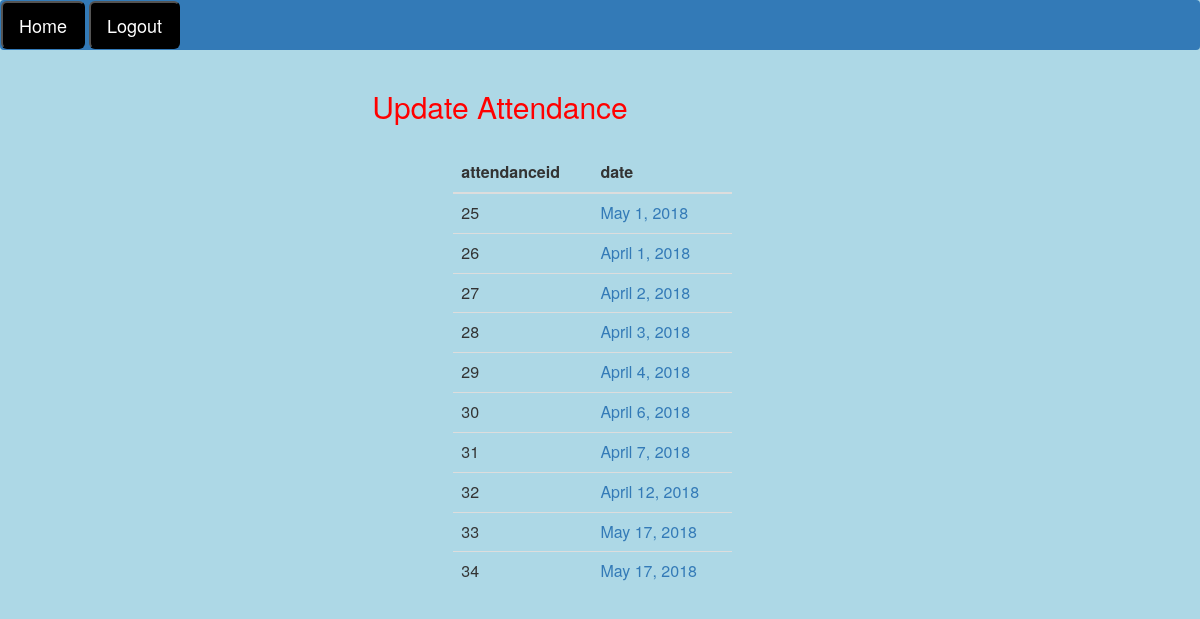
Page /updateattendance on the committed database.
### faculty/models.py (models this page shows)
class attendance(models.Model):
    aid=models.AutoField(primary_key=True)
    asbranchid=models.ForeignKey(branch,on_delete=models.CASCADE)
    assubjectid=models.ForeignKey(subject,on_delete=models.CASCADE,default='')
    date=models.DateField(blank=False)
    period=models.IntegerField(blank=False,default=0)
    modeofclass=models.CharField(blank=False,default='L',max_length=500)#L,P,T

### faculty/views.py (the view)
# urls.py: url(r'^updateattendance',views.updateattendance),
@csrf_exempt
def updateattendance(request):
    l = attendance.objects.all()
    return render(request,"updateattendance.html",{'l':l})

### faculty/templates/updateattendance.html (shortened to what this page needs)
<html>
	<head>
		<link href="https://maxcdn.bootstrapcdn.com/bootstrap/3.3.7/css/bootstrap.min.css" rel="stylesheet">
	</head>
	<body  style="background:lightblue">
    <div style="position:relative;top:0%; right:0%">
<nav class="navbar navbar-expand-sm bg-primary navbar-dark">
		<a class="nav-link" href="/home"><button class="btn-lg" style="color:white;background-color:black">Home</button></a>
   <a class="nav-link" href="/logout"><button class="btn-lg" style="color:white;background-color:black">Logout</button></a>
</nav>
	</div>
		<div id="" class="col-sm-4 col-sm-offset-3">
			<center><h2 style="color:red">Update Attendance</h2></center>
			<br/>
	<div class="col-sm-10 col-sm-offset-4">
		 <table class="table">
    <thead>
      <tr>
		  <th>attendanceid</th>
		  <th>date</th>
      </tr>
    </thead>
    <tbody>
	{% for i in l %}
      <tr>
		  <td>{{i.aid}}</td>
          <td><a href="/seeattendancerecord/?aid={{i.aid}}">{{i.date}}</a></td>
              </tr>
    {% endfor %}
    </tbody>
  </table>
	</div>
	</body>
</html>

### rows in the picture
attendance: aid "25", date "May 1, 2018"
attendance: aid "26", date "April 1, 2018"
attendance: aid "27", date "April 2, 2018"
attendance: aid "28", date "April 3, 2018"
attendance: aid "29", date "April 4, 2018"
attendance: aid "30", date "April 6, 2018"
attendance: aid "31", date "April 7, 2018"
attendance: aid "32", date "April 12, 2018"
attendance: aid "33", date "May 17, 2018"
attendance: aid "34", date "May 17, 2018"
